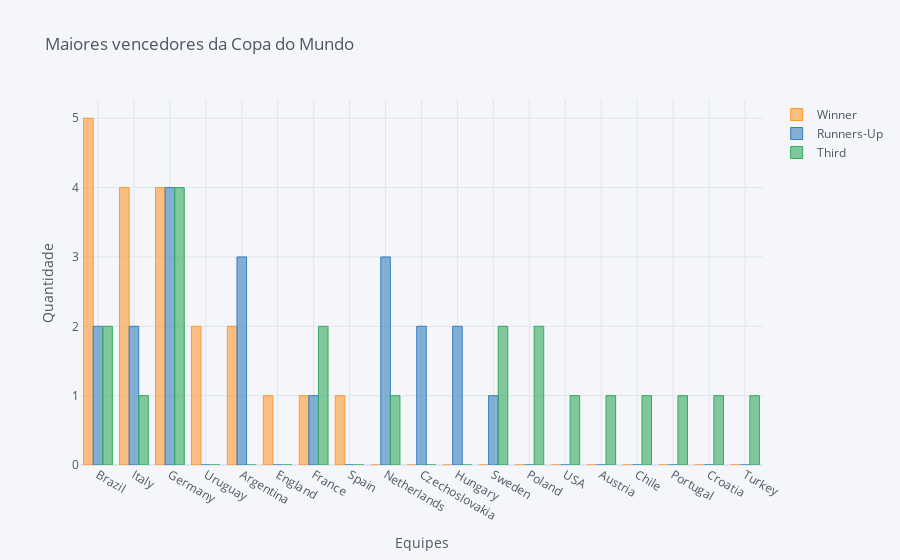

The notebook cell saved with this chart:
### Code cell
teams.iplot(kind = 'bar', xTitle='Equipes', yTitle='Quantidade', title='Maiores vencedores da Copa do Mundo')

### Figure 1 — Plotly figure (JSON) as saved in the notebook; plotly's stock layout.template omitted (floating-point values rounded to 4 significant figures)
{"data": [{"marker": {"color": "rgba(255, 153, 51, 0.6)", "line": {"color": "rgba(255, 153, 51, 1.0)", "width": 1}}, "name": "Winner", "orientation": "v", "text": "", "type": "bar", "x": ["Brazil", "Italy", "Germany", "Uruguay", "Argentina", "England", "France", "Spain", "Netherlands", "Czechoslovakia", "Hungary", "Sweden", "Poland", "USA", "Austria", "Chile", "Portugal", "Croatia", "Turkey"], "y": [5, 4, 4, 2, 2, 1, 1, 1, 0, 0, 0, 0, 0, 0, 0, 0, 0, 0, 0]}, {"marker": {"color": "rgba(55, 128, 191, 0.6)", "line": {"color": "rgba(55, 128, 191, 1.0)", "width": 1}}, "name": "Runners-Up", "orientation": "v", "text": "", "type": "bar", "x": ["Brazil", "Italy", "Germany", "Uruguay", "Argentina", "England", "France", "Spain", "Netherlands", "Czechoslovakia", "Hungary", "Sweden", "Poland", "USA", "Austria", "Chile", "Portugal", "Croatia", "Turkey"], "y": [2, 2, 4, 0, 3, 0, 1, 0, 3, 2, 2, 1, 0, 0, 0, 0, 0, 0, 0]}, {"marker": {"color": "rgba(50, 171, 96, 0.6)", "line": {"color": "rgba(50, 171, 96, 1.0)", "width": 1}}, "name": "Third", "orientation": "v", "text": "", "type": "bar", "x": ["Brazil", "Italy", "Germany", "Uruguay", "Argentina", "England", "France", "Spain", "Netherlands", "Czechoslovakia", "Hungary", "Sweden", "Poland", "USA", "Austria", "Chile", "Portugal", "Croatia", "Turkey"], "y": [2, 1, 4, 0, 0, 0, 2, 0, 1, 0, 0, 2, 2, 1, 1, 1, 1, 1, 1]}], "layout": {"legend": {"bgcolor": "#F5F6F9", "font": {"color": "#4D5663"}}, "paper_bgcolor": "#F5F6F9", "plot_bgcolor": "#F5F6F9", "title": {"font": {"color": "#4D5663"}, "text": "Maiores vencedores da Copa do Mundo"}, "xaxis": {"gridcolor": "#E1E5ED", "showgrid": true, "tickfont": {"color": "#4D5663"}, "title": {"font": {"color": "#4D5663"}, "text": "Equipes"}, "zerolinecolor": "#E1E5ED"}, "yaxis": {"gridcolor": "#E1E5ED", "showgrid": true, "tickfont": {"color": "#4D5663"}, "title": {"font": {"color": "#4D5663"}, "text": "Quantidade"}, "zerolinecolor": "#E1E5ED"}}}
